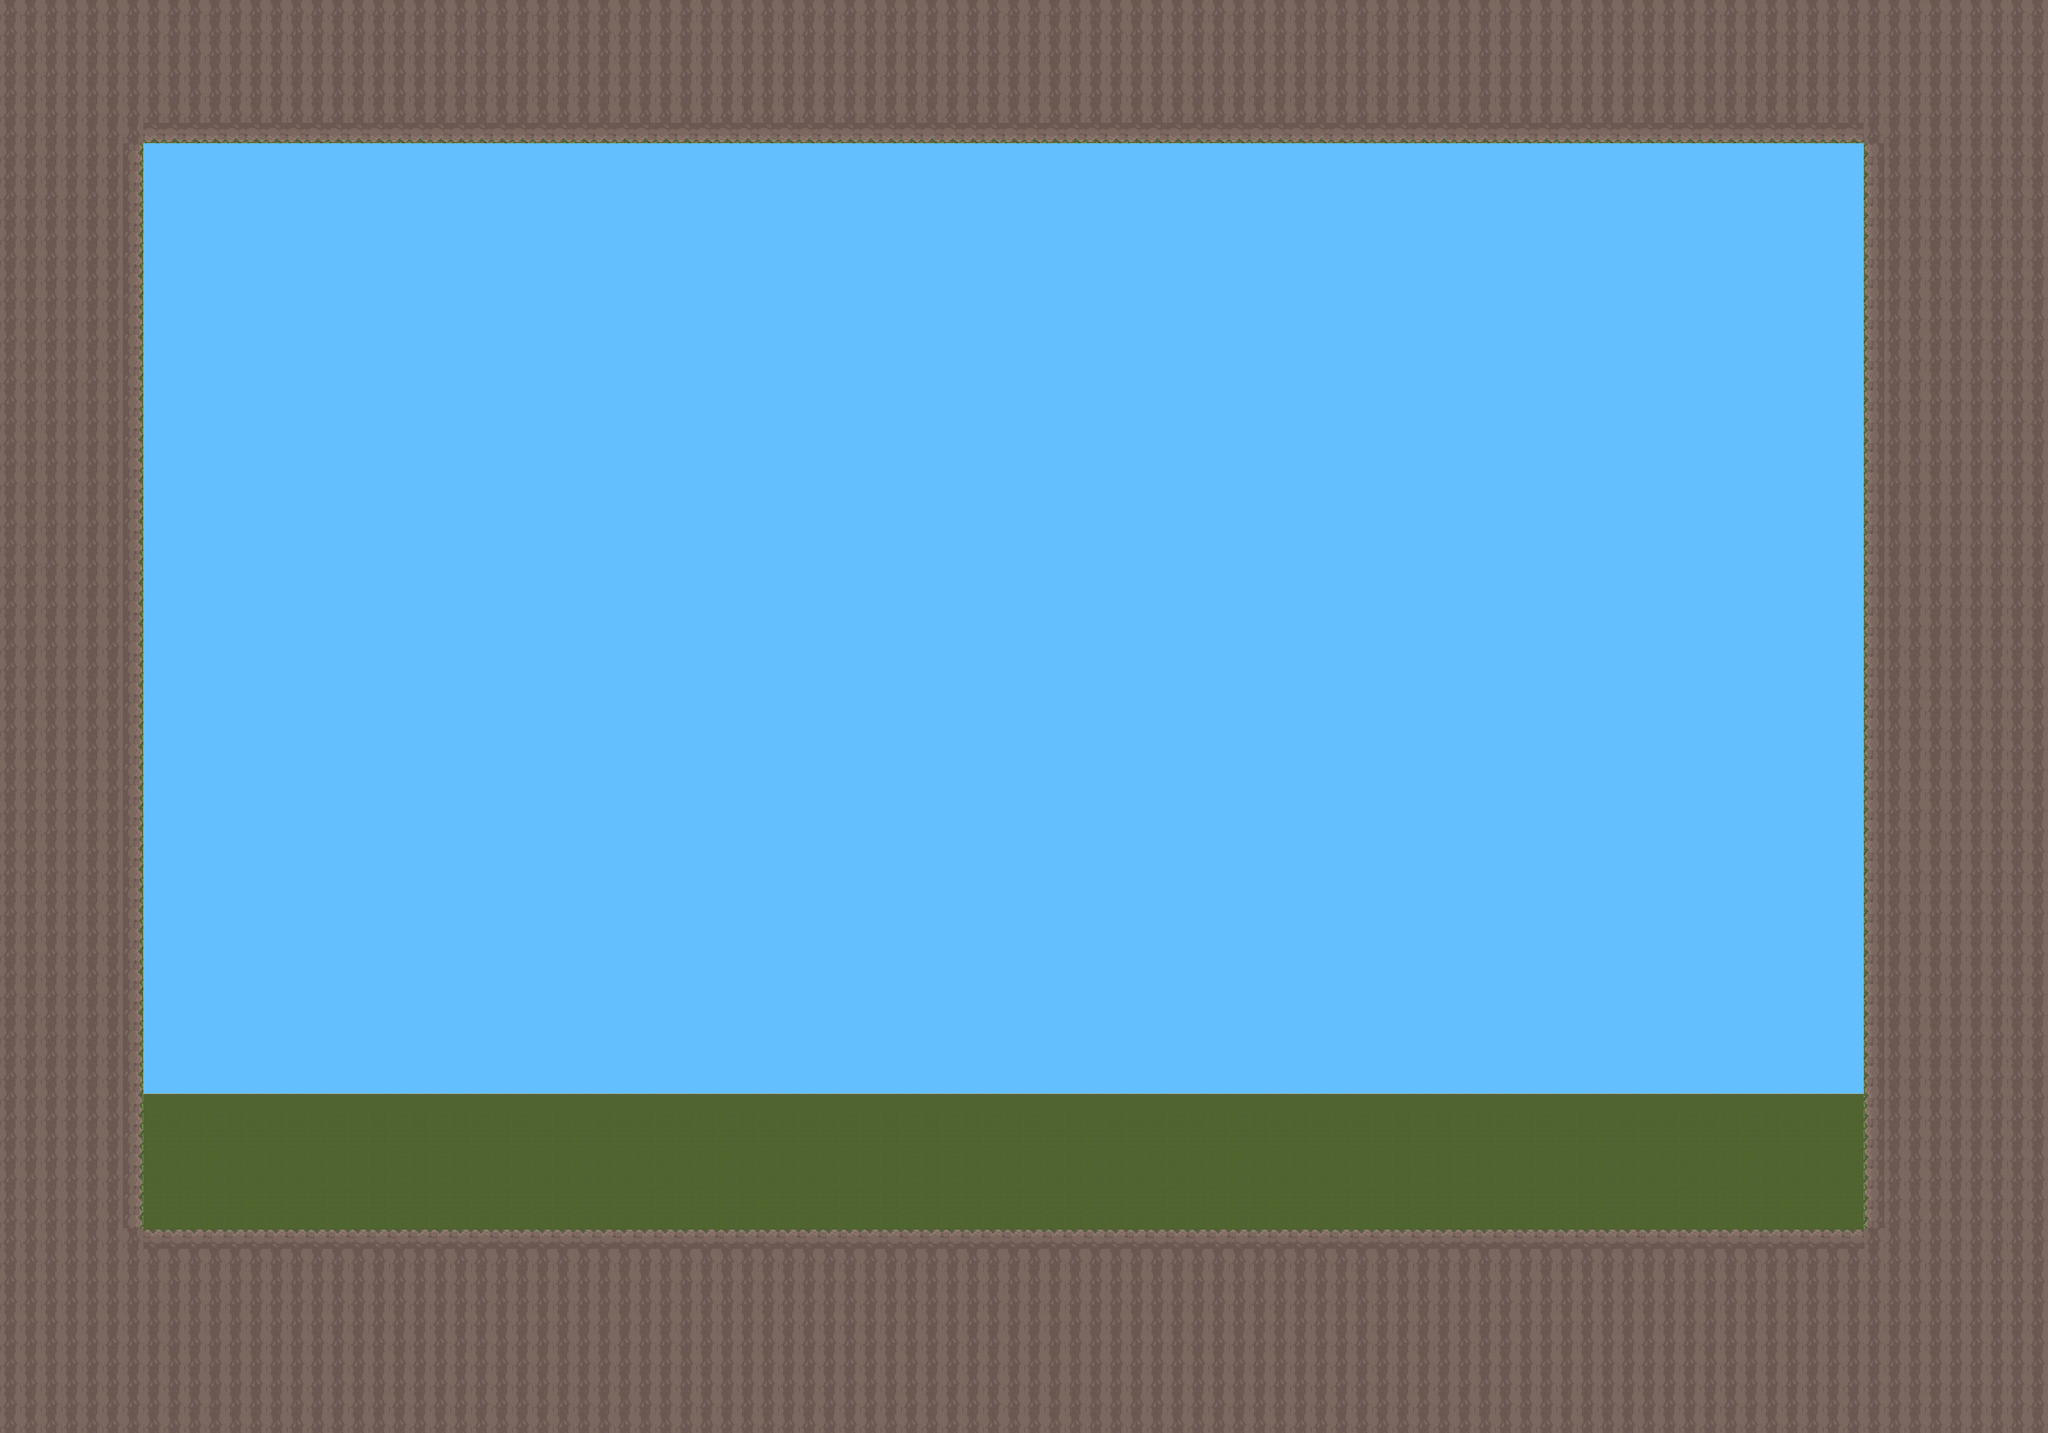

The image is a tile-based game level rendered from a .tmx file. Its description and source (layers, tilesets, objects; grid data summarised) follow:
An orthogonal 100x70 tile map with 32x32 px tiles, 2 tile layers (Tile Layer 1, OBB).

<map version="1.0" orientation="orthogonal" width="100" height="70" tilewidth="32" tileheight="32">
 <tileset firstgid="1" name="tileset" tilewidth="32" tileheight="32">
  <image source="Tiles/tilesheet.png" width="128" height="64" />
 </tileset>
 <layer name="Tile Layer 1" width="100" height="70">
  <data>[7000 cells, 7000 non-empty, 8 distinct tile ids]</data>
 </layer>
 <layer name="OBB" width="100" height="70">
  <data>[7000 cells, 0 non-empty, 0 distinct tile ids]</data>
 </layer>
</map>
